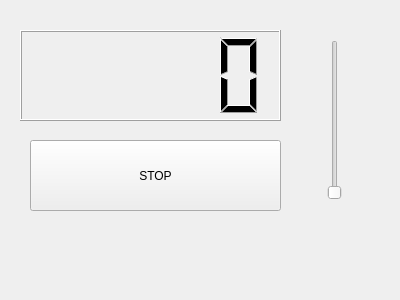
<?xml version="1.0" encoding="UTF-8"?>
<ui version="4.0">
 <class>Counter</class>
 <widget class="QWidget" name="Counter">
  <property name="geometry">
   <rect>
    <x>0</x>
    <y>0</y>
    <width>400</width>
    <height>300</height>
   </rect>
  </property>
  <property name="windowTitle">
   <string>Counter</string>
  </property>
  <widget class="QPushButton" name="button">
   <property name="geometry">
    <rect>
     <x>30</x>
     <y>140</y>
     <width>251</width>
     <height>71</height>
    </rect>
   </property>
   <property name="text">
    <string>STOP</string>
   </property>
  </widget>
  <widget class="QLCDNumber" name="lcdNumber">
   <property name="geometry">
    <rect>
     <x>20</x>
     <y>30</y>
     <width>261</width>
     <height>91</height>
    </rect>
   </property>
  </widget>
  <widget class="QSlider" name="verticalSlider">
   <property name="geometry">
    <rect>
     <x>320</x>
     <y>40</y>
     <width>29</width>
     <height>160</height>
    </rect>
   </property>
   <property name="orientation">
    <enum>Qt::Vertical</enum>
   </property>
  </widget>
 </widget>
 <resources/>
 <connections/>
</ui>
